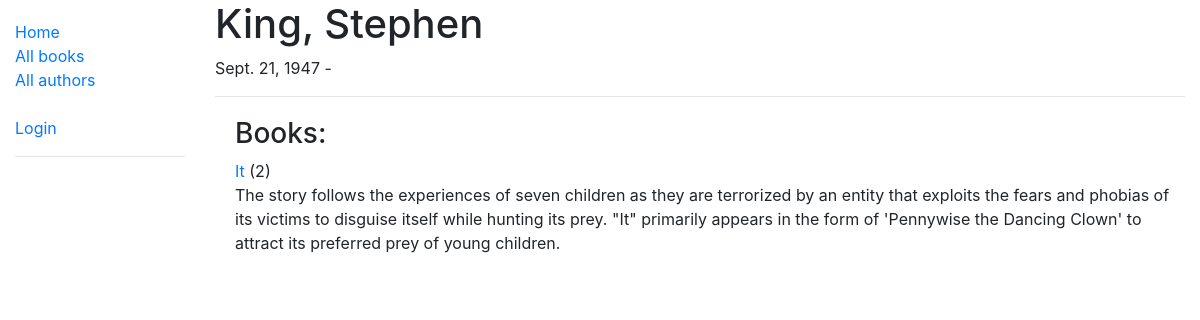
/catalog/author/2, run on the app's committed database.
### catalog/models.py (models this page shows, shortened)
class Author(models.Model):
	first_name = models.CharField(max_length=100)
	last_name = models.CharField(max_length=100)
	date_of_birth = models.DateField(null=True, blank=True)
	date_of_death = models.DateField('died', null=True, blank=True)
	class Meta:
		ordering = ['last_name', 'first_name']
	def __str__(self):
		return f'{self.last_name}, {self.first_name}'

class Book(models.Model):
	title = models.CharField(max_length=200)
	author = models.ForeignKey('Author', on_delete=models.SET_NULL, null=True)
	summary = models.TextField(max_length=1000, help_text='Enter a description for the book')
	isbn = models.CharField('ISBN', max_length=13, help_text='13 Character <a href="https://www.isbn-international.org/content/what-isbn">ISBN number</a>')
	genre = models.ManyToManyField(Genre, help_text='Select a genre for this book')
	language = models.ForeignKey(Language, on_delete=models.SET_NULL, null=True)
	def display_genre(self):
		return ', '.join(genre.name for genre in self.genre.all()[:3])
	display_genre.short_description = 'Genre'
	def get_absolute_url(self):
		return reverse('book-detail', args=[str(self.id)])

### catalog/views.py (the view)
# urls.py: path('author/<int:pk>', views.AuthorDetailView.as_view(), name='author-detail'),
class AuthorDetailView(generic.DetailView):
	model = Author

### catalog/templates/catalog/author_detail.html
{% extends "base_generic.html" %}
{% block content %}
	<h1>{{ author }}</h1>
	<p>{{ author.date_of_birth }} - {% if not author.date_of_death %} {% else %} {{ author.date_of_death }} {% endif %}</p>
	<hr>
	<div style="margin-left:20px;margin-top:20px">
		<h3>Books:</h3>
		{% for book in author.book_set.all %}
			<a href="{{ book.get_absolute_url }}">{{ book.title }}</a> ({{ book.id }})
			<dd>{{ book.summary }}</dd>
		{% endfor %}
	</div>
{% endblock %}

### data on the page
Author: last_name+first_name "King, Stephen", date_of_birth "Sept. 21, 1947"
Book: title "It", id "2", summary "The story follows the experiences of seven children as they are terrorized by an entity that exploits the fears and phobias of its victims to disguise itself while hunting its prey. \"It\" primarily appears in the form of 'Pennywise the Dancing Clown' to attract its preferred prey of young children."
